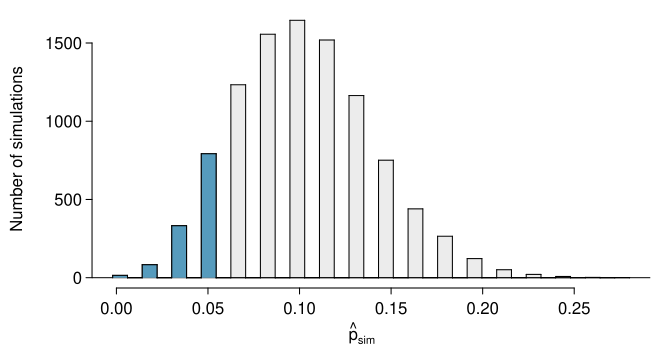

Here is the R script that generated this plot:
library(openintro)
data(COL)
set.seed(2)

myPDF("nullDistForPHatIfLiverTransplantConsultantIsNotHelpful.pdf", 6.6, 3.5, mgp=c(2, 0.5, 0), mar=c(3.1, 4.6, 0.5, 0.5))
pHat <- rbinom(10^4, 62, 0.1)/62
M    <- max(pHat)*62

histPlot(pHat, breaks=(-1:(2*M)+0.75)/2/62, xlab=expression(hat(p)[sim]*"    "), col=COL[7,3], ylab="")

histPlot(pHat[pHat < 0.05], breaks=(-1:(2*M)+0.75)/2/62, col=COL[1], add=TRUE)

par(las=0)
mtext("Number of simulations", 2, 3.3)

sum(pHat<0.05)/10^4
dev.off()
